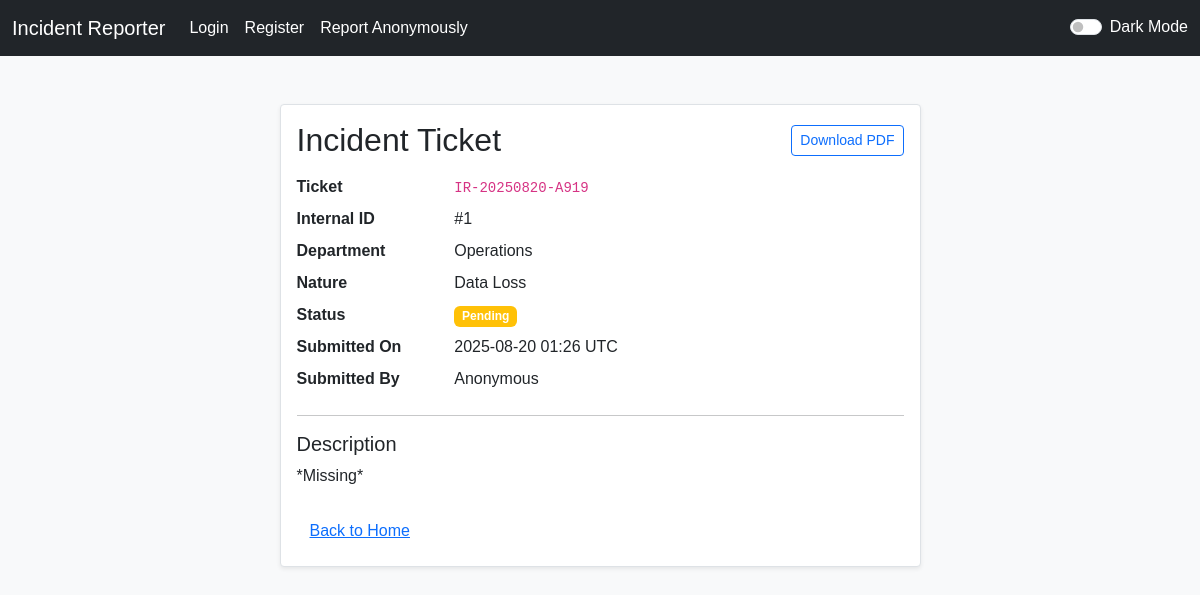
Page /ticket/IR-20250820-A919 on the committed database.
### app.py (models this page shows)
class Incident(db.Model):
    __tablename__ = 'incidents'
    id = db.Column(db.Integer, primary_key=True)
    ticket_code = db.Column(db.String(32), nullable=True, index=True)
    department = db.Column(db.String(120), nullable=False)
    nature = db.Column(db.String(120), nullable=False)
    description = db.Column(db.Text, nullable=True)
    timestamp = db.Column(db.DateTime, default=datetime.utcnow, nullable=False)
    status = db.Column(db.String(32), default='Pending', nullable=False)
    user_id = db.Column(db.Integer, db.ForeignKey('users.id'), nullable=True)

### app.py (the view)
@app.route('/ticket/<ticket_code>')
def ticket_status(ticket_code):
    inc = get_incident_by_ticket(ticket_code)
    if not inc:
        flash('Ticket not found.', 'warning')
        return redirect(url_for('index'))
    return render_template('ticket.html', incident=inc)

### app.py (called while the page is built)
def get_incident_by_ticket(ticket_code: str) -> Optional[Incident]:
    if not ticket_code:
        return None
    return Incident.query.filter_by(ticket_code=ticket_code).first()

@app.after_request
def set_headers(resp):
    resp.headers['Referrer-Policy'] = 'strict-origin-when-cross-origin'
    resp.headers['X-Content-Type-Options'] = 'nosniff'
    resp.headers['X-Frame-Options'] = 'DENY'
    return resp

### templates/ticket.html (shortened to what this page needs)
{% extends "base.html" %}
{% block content %}
<div class="row justify-content-center">
  <div class="col-lg-8 col-xl-7">
    <div class="card mt-4">
      <div class="card-body">
        <div class="d-flex justify-content-between align-items-center mb-3">
          <h2 class="card-title mb-0">Incident Ticket</h2>
          <a class="btn btn-outline-primary btn-sm" href="{{ url_for('ticket_pdf', ticket_code=incident.ticket_code) }}">
            Download PDF
          </a>
        </div>
        <dl class="row">
          <dt class="col-sm-3">Ticket</dt>
          <dd class="col-sm-9"><code>{{ incident.ticket_code }}</code></dd>
          <dt class="col-sm-3">Internal ID</dt>
          <dd class="col-sm-9">#{{ incident.id }}</dd>
          <dt class="col-sm-3">Department</dt>
          <dd class="col-sm-9">{{ incident.department }}</dd>
          <dt class="col-sm-3">Nature</dt>
          <dd class="col-sm-9">{{ incident.nature }}</dd>
          <dt class="col-sm-3">Status</dt>
          <dd class="col-sm-9">
            <span class="badge
              {% if incident.status == 'Pending' %}bg-warning
              {% elif incident.status == 'In Progress' %}bg-info
              {% elif incident.status == 'Resolved' %}bg-success
              {% else %}bg-secondary{% endif %}">
              {{ incident.status }}
            </span>
          </dd>
          <dt class="col-sm-3">Submitted On</dt>
          <dd class="col-sm-9">{{ incident.timestamp.strftime('%Y-%m-%d %H:%M UTC') }}</dd>
          <dt class="col-sm-3">Submitted By</dt>
          <dd class="col-sm-9">{{ incident.user.username if incident.user else 'Anonymous' }}</dd>
        </dl>
        <hr>
        <h5>Description</h5>
        <p class="mb-0" style="white-space: pre-wrap;">{{ incident.description or 'N/A' }}</p>
        <div class="mt-4">
          <a class="btn btn-link" href="{{ url_for('index') }}">Back to Home</a>
        </div>
      </div>
    </div>
  </div>
</div>
{% endblock %}

### static/css/style.css (style rules this page uses)
body { font-family: Arial, sans-serif; background-color: #f8f9fa; color: #343a40; transition: background-color .3s, color .3s; }
.card { border: 1px solid #dee2e6; border-radius: .25rem; box-shadow: 0 .125rem .25rem rgba(0,0,0,.075); }
a, .btn-link { color: #0d6efd; }

### rows in the picture
Incident: ticket_code "IR-20250820-A919", id "1", department "Operations", nature "Data Loss", status "Pending", timestamp "2025-08-20 01:26 UTC", description "*Missing*"

### other values in the picture
{{ incident.user.username if incident.user else 'Anonymous' }} "Anonymous"
